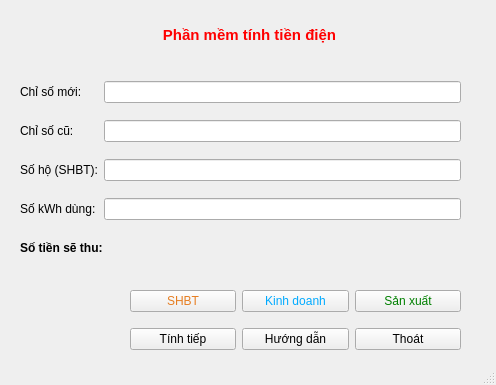
<?xml version="1.0" encoding="UTF-8"?>
<ui version="4.0">
 <class>MainWindow</class>
 <widget class="QMainWindow" name="MainWindow">
  <property name="geometry">
   <rect>
    <x>0</x>
    <y>0</y>
    <width>496</width>
    <height>385</height>
   </rect>
  </property>
  <property name="windowTitle">
   <string>MainWindow</string>
  </property>
  <widget class="QWidget" name="centralwidget">
   <widget class="QWidget" name="gridLayoutWidget">
    <property name="geometry">
     <rect>
      <x>20</x>
      <y>70</y>
      <width>441</width>
      <height>161</height>
     </rect>
    </property>
    <layout class="QGridLayout" name="gridLayout">
     <item row="2" column="0">
      <widget class="QLabel" name="label_4">
       <property name="text">
        <string>&lt;html&gt;&lt;head/&gt;&lt;body&gt;&lt;p&gt;&lt;span style=&quot; font-size:9pt;&quot;&gt;Số hộ (SHBT):&lt;/span&gt;&lt;/p&gt;&lt;/body&gt;&lt;/html&gt;</string>
       </property>
      </widget>
     </item>
     <item row="1" column="1">
      <widget class="QLineEdit" name="lineEditCSC"/>
     </item>
     <item row="0" column="0">
      <widget class="QLabel" name="label">
       <property name="text">
        <string>&lt;html&gt;&lt;head/&gt;&lt;body&gt;&lt;p&gt;&lt;span style=&quot; font-size:9pt;&quot;&gt;Chỉ số mới:&lt;/span&gt;&lt;/p&gt;&lt;/body&gt;&lt;/html&gt;</string>
       </property>
      </widget>
     </item>
     <item row="0" column="1">
      <widget class="QLineEdit" name="lineEditCSM"/>
     </item>
     <item row="3" column="0">
      <widget class="QLabel" name="label_3">
       <property name="text">
        <string>&lt;html&gt;&lt;head/&gt;&lt;body&gt;&lt;p&gt;&lt;span style=&quot; font-size:9pt;&quot;&gt;Số kWh dùng:&lt;/span&gt;&lt;/p&gt;&lt;/body&gt;&lt;/html&gt;</string>
       </property>
      </widget>
     </item>
     <item row="1" column="0">
      <widget class="QLabel" name="label_2">
       <property name="text">
        <string>&lt;html&gt;&lt;head/&gt;&lt;body&gt;&lt;p&gt;&lt;span style=&quot; font-size:9pt;&quot;&gt;Chỉ số cũ:&lt;/span&gt;&lt;/p&gt;&lt;/body&gt;&lt;/html&gt;</string>
       </property>
      </widget>
     </item>
     <item row="2" column="1">
      <widget class="QLineEdit" name="lineEditSHBT"/>
     </item>
     <item row="3" column="1">
      <widget class="QLineEdit" name="lineEditKWH">
       <property name="readOnly">
        <bool>true</bool>
       </property>
      </widget>
     </item>
    </layout>
   </widget>
   <widget class="QWidget" name="verticalLayoutWidget">
    <property name="geometry">
     <rect>
      <x>9</x>
      <y>10</y>
      <width>481</width>
      <height>51</height>
     </rect>
    </property>
    <layout class="QVBoxLayout" name="verticalLayout_4">
     <item>
      <widget class="QLabel" name="label_5">
       <property name="text">
        <string>&lt;html&gt;&lt;head/&gt;&lt;body&gt;&lt;p align=&quot;center&quot;&gt;&lt;span style=&quot; font-size:11pt; font-weight:600; color:#ff0000;&quot;&gt;Phần mềm tính tiền điện&lt;/span&gt;&lt;/p&gt;&lt;/body&gt;&lt;/html&gt;</string>
       </property>
      </widget>
     </item>
    </layout>
   </widget>
   <widget class="QLabel" name="label_6">
    <property name="geometry">
     <rect>
      <x>20</x>
      <y>240</y>
      <width>111</width>
      <height>16</height>
     </rect>
    </property>
    <property name="text">
     <string>&lt;html&gt;&lt;head/&gt;&lt;body&gt;&lt;p&gt;&lt;span style=&quot; font-size:9pt; font-weight:600;&quot;&gt;Số tiền sẽ thu:&lt;/span&gt;&lt;/p&gt;&lt;/body&gt;&lt;/html&gt;</string>
    </property>
   </widget>
   <widget class="QLabel" name="label_7">
    <property name="geometry">
     <rect>
      <x>140</x>
      <y>240</y>
      <width>231</width>
      <height>21</height>
     </rect>
    </property>
    <property name="text">
     <string/>
    </property>
   </widget>
   <widget class="QWidget" name="gridLayoutWidget_2">
    <property name="geometry">
     <rect>
      <x>130</x>
      <y>280</y>
      <width>331</width>
      <height>81</height>
     </rect>
    </property>
    <layout class="QGridLayout" name="gridLayout_2">
     <item row="1" column="1">
      <widget class="QPushButton" name="pushButtonHD">
       <property name="styleSheet">
        <string notr="true">font: 75 9pt &quot;MS Shell Dlg 2&quot;;</string>
       </property>
       <property name="text">
        <string>Hướng dẫn</string>
       </property>
      </widget>
     </item>
     <item row="1" column="0">
      <widget class="QPushButton" name="pushButtonTT">
       <property name="styleSheet">
        <string notr="true">font: 75 9pt &quot;MS Shell Dlg 2&quot;;</string>
       </property>
       <property name="text">
        <string>Tính tiếp</string>
       </property>
      </widget>
     </item>
     <item row="1" column="2">
      <widget class="QPushButton" name="pushButtonT">
       <property name="styleSheet">
        <string notr="true">font: 75 9pt &quot;MS Shell Dlg 2&quot;;</string>
       </property>
       <property name="text">
        <string>Thoát</string>
       </property>
      </widget>
     </item>
     <item row="0" column="0">
      <widget class="QPushButton" name="pushButtonSHBT">
       <property name="font">
        <font>
         <family>MS Shell Dlg 2</family>
         <pointsize>9</pointsize>
         <weight>9</weight>
         <italic>false</italic>
         <bold>false</bold>
        </font>
       </property>
       <property name="autoFillBackground">
        <bool>false</bool>
       </property>
       <property name="styleSheet">
        <string notr="true">font: 75 9pt &quot;MS Shell Dlg 2&quot;;
color: rgb(230, 126, 34);</string>
       </property>
       <property name="text">
        <string>SHBT</string>
       </property>
      </widget>
     </item>
     <item row="0" column="1">
      <widget class="QPushButton" name="pushButtonKD">
       <property name="styleSheet">
        <string notr="true">color: rgb(0, 170, 255);
font: 75 9pt &quot;MS Shell Dlg 2&quot;;</string>
       </property>
       <property name="text">
        <string>Kinh doanh</string>
       </property>
      </widget>
     </item>
     <item row="0" column="2">
      <widget class="QPushButton" name="pushButtonSX">
       <property name="styleSheet">
        <string notr="true">font: 75 9pt &quot;MS Shell Dlg 2&quot;;
color: rgb(0, 128, 0);</string>
       </property>
       <property name="text">
        <string>Sản xuất</string>
       </property>
      </widget>
     </item>
    </layout>
   </widget>
  </widget>
  <widget class="QMenuBar" name="menubar">
   <property name="geometry">
    <rect>
     <x>0</x>
     <y>0</y>
     <width>496</width>
     <height>26</height>
    </rect>
   </property>
  </widget>
  <widget class="QStatusBar" name="statusbar"/>
 </widget>
 <tabstops>
  <tabstop>lineEditCSM</tabstop>
  <tabstop>lineEditCSC</tabstop>
  <tabstop>lineEditSHBT</tabstop>
  <tabstop>lineEditKWH</tabstop>
  <tabstop>pushButtonSHBT</tabstop>
  <tabstop>pushButtonKD</tabstop>
  <tabstop>pushButtonSX</tabstop>
  <tabstop>pushButtonTT</tabstop>
  <tabstop>pushButtonHD</tabstop>
  <tabstop>pushButtonT</tabstop>
 </tabstops>
 <resources/>
 <connections>
  <connection>
   <sender>pushButtonTT</sender>
   <signal>clicked()</signal>
   <receiver>lineEditCSM</receiver>
   <slot>clear()</slot>
   <hints>
    <hint type="sourcelabel">
     <x>183</x>
     <y>365</y>
    </hint>
    <hint type="destinationlabel">
     <x>291</x>
     <y>117</y>
    </hint>
   </hints>
  </connection>
  <connection>
   <sender>pushButtonTT</sender>
   <signal>clicked()</signal>
   <receiver>lineEditCSM</receiver>
   <slot>setFocus()</slot>
   <hints>
    <hint type="sourcelabel">
     <x>183</x>
     <y>365</y>
    </hint>
    <hint type="destinationlabel">
     <x>291</x>
     <y>117</y>
    </hint>
   </hints>
  </connection>
  <connection>
   <sender>pushButtonTT</sender>
   <signal>clicked()</signal>
   <receiver>lineEditCSC</receiver>
   <slot>clear()</slot>
   <hints>
    <hint type="sourcelabel">
     <x>183</x>
     <y>365</y>
    </hint>
    <hint type="destinationlabel">
     <x>291</x>
     <y>156</y>
    </hint>
   </hints>
  </connection>
  <connection>
   <sender>pushButtonTT</sender>
   <signal>clicked()</signal>
   <receiver>lineEditKWH</receiver>
   <slot>clear()</slot>
   <hints>
    <hint type="sourcelabel">
     <x>183</x>
     <y>365</y>
    </hint>
    <hint type="destinationlabel">
     <x>291</x>
     <y>234</y>
    </hint>
   </hints>
  </connection>
  <connection>
   <sender>pushButtonTT</sender>
   <signal>clicked()</signal>
   <receiver>lineEditSHBT</receiver>
   <slot>clear()</slot>
   <hints>
    <hint type="sourcelabel">
     <x>183</x>
     <y>365</y>
    </hint>
    <hint type="destinationlabel">
     <x>291</x>
     <y>195</y>
    </hint>
   </hints>
  </connection>
  <connection>
   <sender>pushButtonTT</sender>
   <signal>clicked()</signal>
   <receiver>label_7</receiver>
   <slot>clear()</slot>
   <hints>
    <hint type="sourcelabel">
     <x>183</x>
     <y>365</y>
    </hint>
    <hint type="destinationlabel">
     <x>255</x>
     <y>276</y>
    </hint>
   </hints>
  </connection>
 </connections>
</ui>
